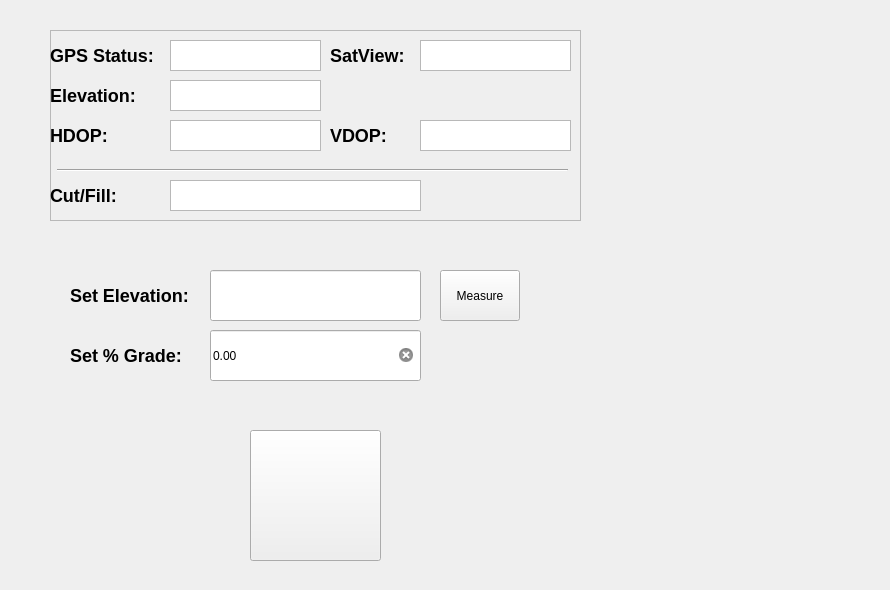
      <widget class="QWidget" name="G1D_GUIDANCE_TAB">
       <attribute name="title">
        <string>Guidance</string>
       </attribute>
       <widget class="QLabel" name="label_3">
        <property name="geometry">
         <rect>
          <x>540</x>
          <y>20</y>
          <width>341</width>
          <height>561</height>
         </rect>
        </property>
        <property name="text">
         <string/>
        </property>
        <property name="pixmap">
         <pixmap resource="resources.qrc">:/Images/guidance-allgray.png</pixmap>
        </property>
       </widget>
       <widget class="QFrame" name="G1D_GuideGPSStat">
        <property name="geometry">
         <rect>
          <x>50</x>
          <y>30</y>
          <width>531</width>
          <height>191</height>
         </rect>
        </property>
        <property name="frameShape">
         <enum>QFrame::Shape::StyledPanel</enum>
        </property>
        <property name="frameShadow">
         <enum>QFrame::Shadow::Raised</enum>
        </property>
        <widget class="QLabel" name="label_4">
         <property name="geometry">
          <rect>
           <x>0</x>
           <y>10</y>
           <width>131</width>
           <height>31</height>
          </rect>
         </property>
         <property name="text">
          <string>&lt;h2&gt;GPS Status:&lt;/h2&gt;</string>
         </property>
        </widget>
        <widget class="QLabel" name="label_5">
         <property name="geometry">
          <rect>
           <x>0</x>
           <y>50</y>
           <width>121</width>
           <height>31</height>
          </rect>
         </property>
         <property name="text">
          <string>&lt;h2&gt;Elevation:&lt;/h2&gt;</string>
         </property>
        </widget>
        <widget class="QLabel" name="label_6">
         <property name="geometry">
          <rect>
           <x>0</x>
           <y>90</y>
           <width>121</width>
           <height>31</height>
          </rect>
         </property>
         <property name="text">
          <string>&lt;h2&gt;HDOP:&lt;/h2&gt;</string>
         </property>
        </widget>
        <widget class="QLabel" name="label_7">
         <property name="geometry">
          <rect>
           <x>280</x>
           <y>90</y>
           <width>71</width>
           <height>31</height>
          </rect>
         </property>
         <property name="text">
          <string>&lt;h2&gt;VDOP:&lt;/h2&gt;</string>
         </property>
        </widget>
        <widget class="QTextBrowser" name="G1D_DisplayGPSStatus">
         <property name="geometry">
          <rect>
           <x>120</x>
           <y>10</y>
           <width>151</width>
           <height>31</height>
          </rect>
         </property>
        </widget>
        <widget class="QTextBrowser" name="G1D_DisplayElevation">
         <property name="geometry">
          <rect>
           <x>120</x>
           <y>50</y>
           <width>151</width>
           <height>31</height>
          </rect>
         </property>
        </widget>
        <widget class="QTextBrowser" name="G1D_DisplayHDOP">
         <property name="geometry">
          <rect>
           <x>120</x>
           <y>90</y>
           <width>151</width>
           <height>31</height>
          </rect>
         </property>
        </widget>
        <widget class="QTextBrowser" name="G1D_DisplayVDOP">
         <property name="geometry">
          <rect>
           <x>370</x>
           <y>90</y>
           <width>151</width>
           <height>31</height>
          </rect>
         </property>
        </widget>
        <widget class="QLabel" name="label_8">
         <property name="geometry">
          <rect>
           <x>280</x>
           <y>10</y>
           <width>81</width>
           <height>31</height>
          </rect>
         </property>
         <property name="text">
          <string>&lt;h2&gt;SatView:&lt;/h2&gt;</string>
         </property>
        </widget>
        <widget class="QTextBrowser" name="G1D_DisplaySatView">
         <property name="geometry">
          <rect>
           <x>370</x>
           <y>10</y>
           <width>151</width>
           <height>31</height>
          </rect>
         </property>
        </widget>
        <widget class="QLabel" name="label_9">
         <property name="geometry">
          <rect>
           <x>0</x>
           <y>150</y>
           <width>101</width>
           <height>31</height>
          </rect>
         </property>
         <property name="text">
          <string>&lt;h2&gt;Cut/Fill:&lt;/h2&gt;</string>
         </property>
        </widget>
        <widget class="Line" name="line">
         <property name="geometry">
          <rect>
           <x>7</x>
           <y>130</y>
           <width>511</width>
           <height>20</height>
          </rect>
         </property>
         <property name="orientation">
          <enum>Qt::Orientation::Horizontal</enum>
         </property>
        </widget>
        <widget class="QTextBrowser" name="G1D_DisplayCutFill">
         <property name="geometry">
          <rect>
           <x>120</x>
           <y>150</y>
           <width>251</width>
           <height>31</height>
          </rect>
         </property>
        </widget>
       </widget>
       <widget class="QLineEdit" name="G1D_setElevationValue">
        <property name="geometry">
         <rect>
          <x>210</x>
          <y>270</y>
          <width>211</width>
          <height>51</height>
         </rect>
        </property>
        <property name="maxLength">
         <number>15</number>
        </property>
        <property name="clearButtonEnabled">
         <bool>true</bool>
        </property>
       </widget>
       <widget class="QLabel" name="label_10">
        <property name="geometry">
         <rect>
          <x>70</x>
          <y>280</y>
          <width>141</width>
          <height>31</height>
         </rect>
        </property>
        <property name="text">
         <string>&lt;h2&gt;Set Elevation:&lt;/h2&gt;</string>
        </property>
       </widget>
       <widget class="QPushButton" name="G1D_MeasureCurrentElevation">
        <property name="geometry">
         <rect>
          <x>440</x>
          <y>270</y>
          <width>80</width>
          <height>51</height>
         </rect>
        </property>
        <property name="text">
         <string>Measure</string>
        </property>
       </widget>
       <widget class="QPushButton" name="G1D_EnableGuidance">
        <property name="geometry">
         <rect>
          <x>250</x>
          <y>430</y>
          <width>131</width>
          <height>131</height>
         </rect>
        </property>
        <property name="text">
         <string/>
        </property>
        <property name="icon">
         <iconset>
          <normalon>:/Images/checkmark.png</normalon>
          <activeoff>:/Images/checkmark.png</activeoff>
          <activeon>:/Images/x-mark.png</activeon>
          <selectedon>:/Images/x-mark.png</selectedon>
         </iconset>
        </property>
        <property name="iconSize">
         <size>
          <width>130</width>
          <height>130</height>
         </size>
        </property>
        <property name="checkable">
         <bool>true</bool>
        </property>
        <property name="checked">
         <bool>false</bool>
        </property>
       </widget>
       <widget class="QLabel" name="label_11">
        <property name="geometry">
         <rect>
          <x>70</x>
          <y>340</y>
          <width>141</width>
          <height>31</height>
         </rect>
        </property>
        <property name="text">
         <string>&lt;h2&gt;Set % Grade:&lt;/h2&gt;</string>
        </property>
       </widget>
       <widget class="QLineEdit" name="G1D_setPercentGrade">
        <property name="geometry">
         <rect>
          <x>210</x>
          <y>330</y>
          <width>211</width>
          <height>51</height>
         </rect>
        </property>
        <property name="text">
         <string>0.00</string>
        </property>
        <property name="maxLength">
         <number>5</number>
        </property>
        <property name="readOnly">
         <bool>true</bool>
        </property>
        <property name="clearButtonEnabled">
         <bool>true</bool>
        </property>
       </widget>
      </widget>
